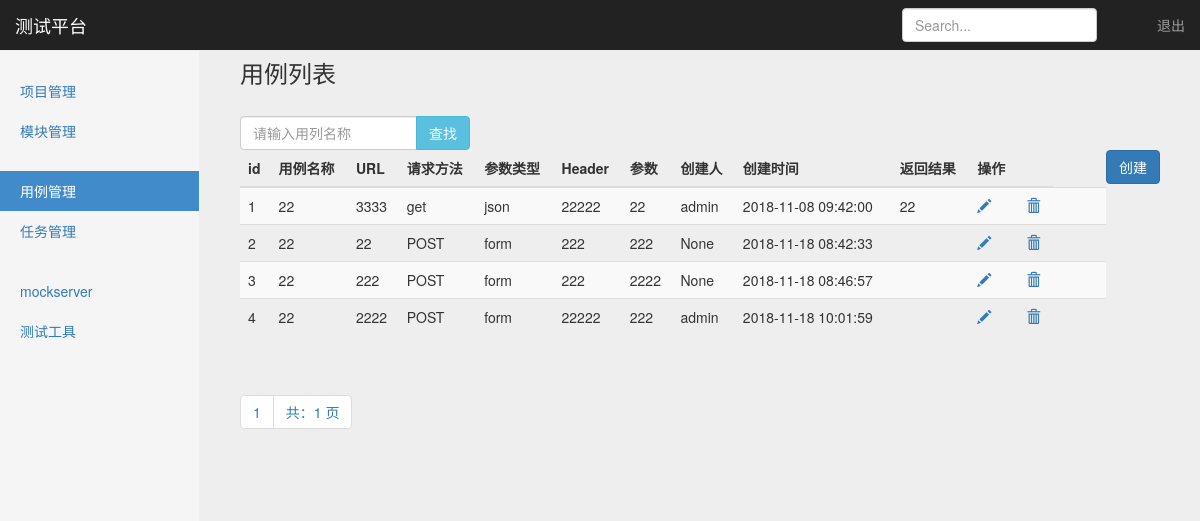
Page /interface/case_manage/?page=2 on the earlier database version.
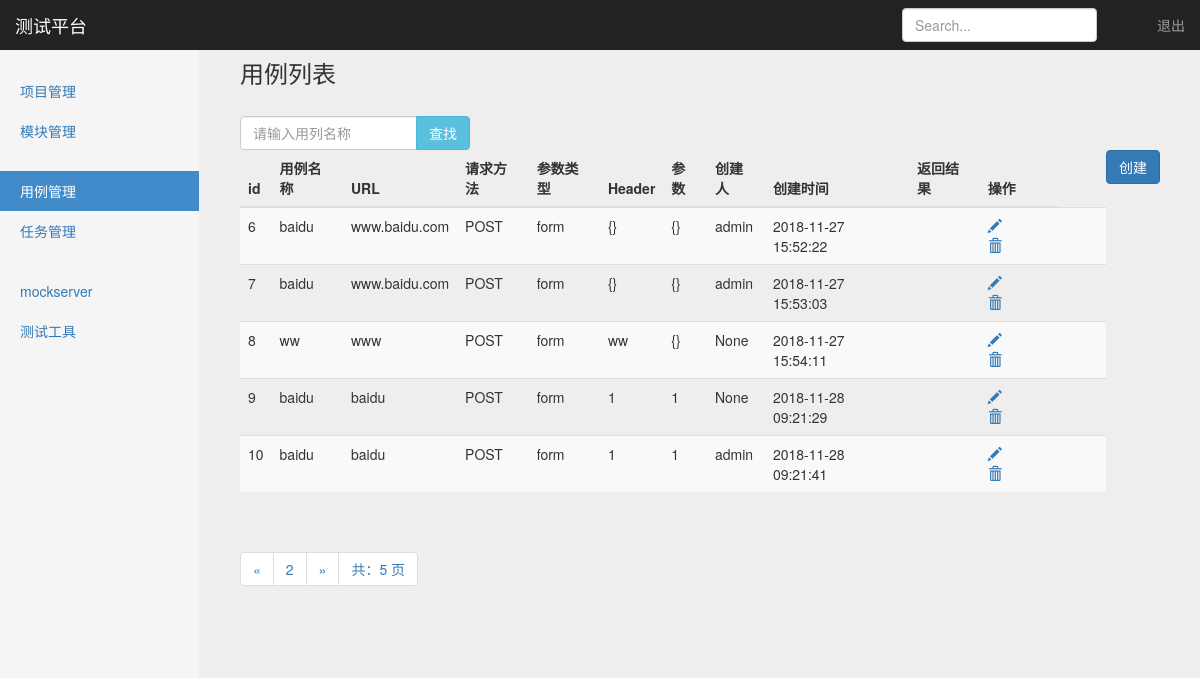
Same page on the later database version.
### interface_app/models.py (models this page shows, shortened)
class TestCase(models.Model):
    module = models.ForeignKey(Module,on_delete=models.CASCADE)
    name = models.CharField("名称", max_length=255, blank=False, default="")
    url = models.CharField("URL", max_length=100, default="")
    req_method = models.CharField("请求方法", max_length=10, default="")
    req_type = models.CharField("请求类型", max_length=10, default="")
    req_header = models.TextField("Header", default="")
    req_param = models.TextField("请求参数", default="")
    rsp_assert = models.TextField("验证", default="")
    create_time = models.DateTimeField("创建时间", auto_now_add=True)
    creator = models.ForeignKey(User, null=True, blank=True, on_delete=models.SET_NULL)

### interface_app/views/case_views.py (the view)
# urls.py: path("case_manage/",case_views.case_manage),
def case_manage(request):
    if request.method == "GET":
        case_list = TestCase.objects.all()
        paginator = Paginator(case_list,5)#每页显示5条
        page = request.GET.get("page")#获取页面分页传的页数
        try:
            contacts = paginator.page(page)
        except PageNotAnInteger:
            contacts = paginator.page(1)
        except EmptyPage:
            contacts = paginator.page(paginator.num_pages)
        return render(request, "case_manage.html", {"type": "list","case_list": contacts})
    else:
        return Http404("页面不存在！")

### templates/case_manage.html (shortened to what the changed rows need)
{% extends "base.html" %}
{% block content %}
    <div class="container-fluid">
      <div class="row">
        {% if type == "list" %}
        <form  action="/interface/search_name/" method="get">
        <div class="col-sm-9 col-sm-offset-3 col-md-10 col-md-offset-2 main">
            <h3 class="page-header">用例列表</h3>
                <div class="input-group col-md-3" style="margin-top:0px; positon:relative">
                    <input type="text" name = "case_name" class="form-control"placeholder="请输入用列名称"  >
                    <span class="input-group-btn">
                        <button class="btn btn-info btn-search"  >查找</button>
                    </span>
                </div>
          <button id="add_btn"
                  type="button" class="btn btn-primary" style="float: right"
                  onclick="window.location.href='/interface/add_case'"
          >创建</button>
          <div class="table-responsive">
             <table class="table table-striped">
              <thead>
                <tr>
                    <th>id</th>
                  <th>用例名称</th>
                  <th>URL</th>
                  <th>请求方法</th>
                  <th>参数类型</th>
                  <th>Header</th>
                  <th>参数</th>
                  <th>创建人</th>
                  <th>创建时间</th>
                  <th>返回结果</th>
                  <th>操作</th>
                </tr>
              </thead>
              <tbody>
              {% for p_case_list in case_list %}
                <tr>
                  <td>{{ p_case_list.id }}</td>
                  <td>{{ p_case_list.name }}</td>
                  <td>{{ p_case_list.url}}</td>
                  <td>{{ p_case_list.req_method }}</td>
                  <td>{{ p_case_list.req_type}}</td>
                  <td>{{ p_case_list.req_header  }}</td>
                  <td>{{ p_case_list.req_param  }}</td>
                  <td>{{ p_case_list.creator  }}</td>
                  <td>{{ p_case_list.create_time | date:"Y-m-d H:i:s"}}</td>
                  <td>{{ p_case_list.rsp_assert }}</td>
                  <td>
                  <a id="op_edit{{project_list.id }}" title="编辑" class="glyphicon glyphicon-pencil" href="/interface/edit_case/{{p_case_list.id}}"></a>
                  <a id="op_del{{project_list.id }}" title="删除" class="glyphicon glyphicon-trash" href="/interface/del_case/{{p_case_list.id}}"></a>
                  </td>
                  <td></td>
                  <td></td>
                  <td></td>
                </tr>
              {% endfor %}
              </tbody>
            </table>
          </div>
          <div class="pagination">
              <span class="step-links">
                  <ul class="pagination">
                      {% if case_list.has_previous  %}
                          <li><a href="?case_name={{ case_name }}&page={{ case_list.previous_page_number }}">&laquo;</a></li>
                      {% endif %}
                      <li><a href="#">{{ case_list.number }}</a> </li>
                      {% if case_list.has_next  %}
                          {% if case_name %}
                              <li><a href="?case_name={{ case_name }}&page={{ case_list.next_page_number }}">&raquo;</a></li>
                          {% else %}
                              <li><a href="?page={{ case_list.next_page_number }}">&raquo;</a></li>
                          {% endif %}
                      {% endif %}
                       <li><a href="#">共：{{ case_list.paginator.num_pages }} 页</a></li>
                  </ul>
              </span>
          </div>
        </div>
      </form>
      {% endif %}
      </div>
    </div>
 {% endblock %}

Differences in the rows shown:
no longer on this page (row unchanged): TestCase: id "1", name "22", url "3333", req_method "get", req_type "json", req_header "22222", req_param "22", creator "admin", create_time "2018-11-08 09:42:00", rsp_assert "22"
no longer on this page (row unchanged): TestCase: id "2", name "22", url "22", req_method "POST", req_type "form", req_header "222", req_param "222", creator "None", create_time "2018-11-18 08:42:33"
no longer on this page (row unchanged): TestCase: id "3", name "22", url "222", req_method "POST", req_type "form", req_header "222", req_param "2222", creator "None", create_time "2018-11-18 08:46:57"
no longer on this page (row unchanged): TestCase: id "4", name "22", url "2222", req_method "POST", req_type "form", req_header "22222", req_param "222", creator "admin", create_time "2018-11-18 10:01:59"
added TestCase: id "6", name "baidu", url "www.baidu.com", req_method "POST", req_type "form", req_header "{}", req_param "{}", creator "admin", create_time "2018-11-27 15:52:22"
added TestCase: id "7", name "baidu", url "www.baidu.com", req_method "POST", req_type "form", req_header "{}", req_param "{}", creator "admin", create_time "2018-11-27 15:53:03"
added TestCase: id "8", name "ww", url "www", req_method "POST", req_type "form", req_header "ww", req_param "{}", creator "None", create_time "2018-11-27 15:54:11"
added TestCase: id "9", name "baidu", url "baidu", req_method "POST", req_type "form", req_header "1", req_param "1", creator "None", create_time "2018-11-28 09:21:29"
added TestCase: id "10", name "baidu", url "baidu", req_method "POST", req_type "form", req_header "1", req_param "1", creator "admin", create_time "2018-11-28 09:21:41"
Other differences:
{{ case_list.number }}: "1" → "2"
{{ case_list.paginator.num_pages }}: "1" → "5"
